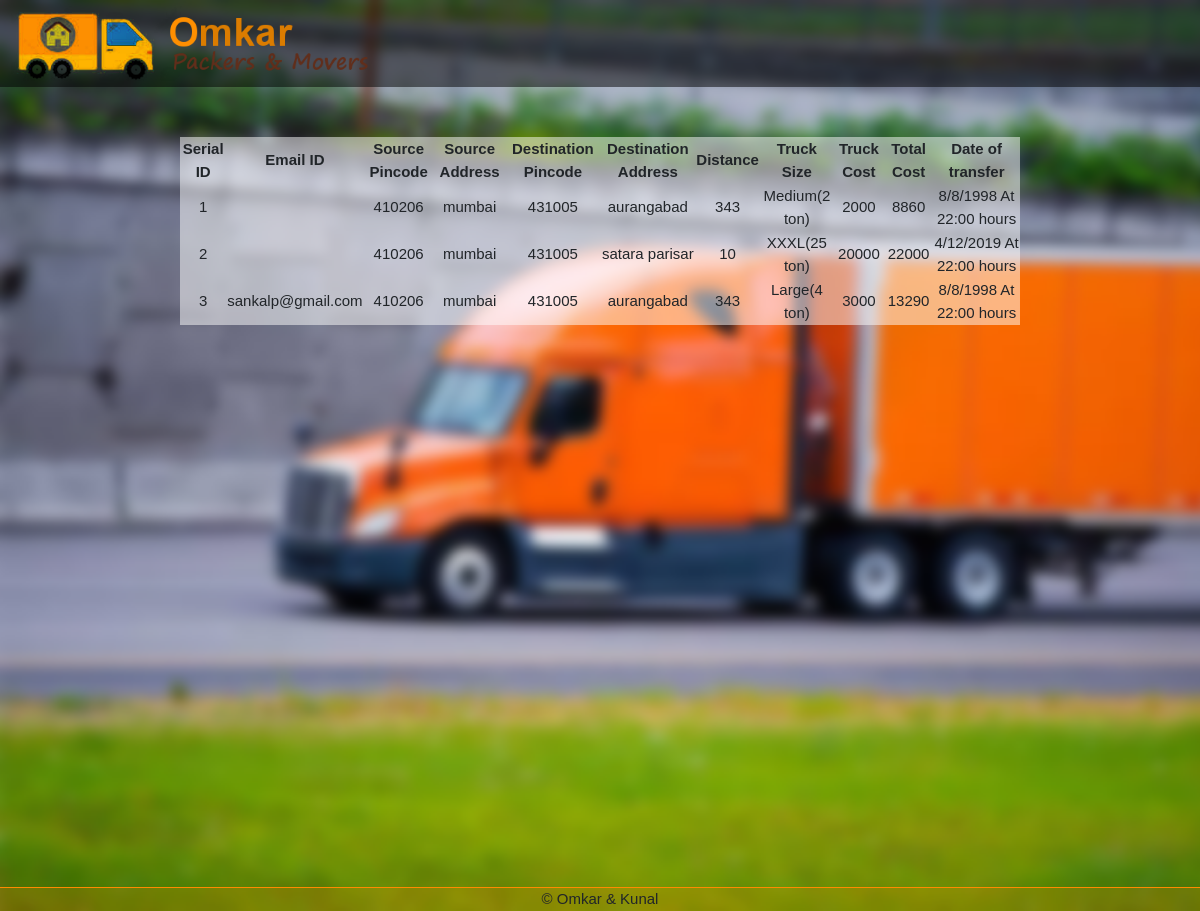
Screenshot of /users/profile/admin.php with the database file from the repository.
### tables this page shows
CREATE TABLE `bookings` (
  `serial_id` int(255) NOT NULL,
  `email` varchar(255) DEFAULT NULL,
  `src_pin` int(255) NOT NULL,
  `dst_pin` int(255) NOT NULL,
  `src_add` varchar(255) NOT NULL,
  `dst_add` varchar(255) NOT NULL,
  `distance` int(255) NOT NULL,
  `truck_size` varchar(255) NOT NULL,
  `truck_cost` int(255) NOT NULL,
  `total_cost` int(255) NOT NULL,
  `day` int(255) NOT NULL,
  `month` int(255) NOT NULL,
  `year` int(255) NOT NULL,
  `hours` int(255) NOT NULL
);

### users/profile/admin.php (the view, shortened to what this page needs)
<!DOCTYPE html>
<html>
	<head>
		<link rel="stylesheet" href="/plugins/bootstrap/css/bootstrap.min.css">
		<link rel="stylesheet" href="/plugins/w3/w3.css" />
		<link rel="stylesheet" href="plugins/custom/custom_style.css" />
	</head>
	<body onresize="" onload="afterload();">
		<header>
			<div class="header-cont">
				<a href="/index.php">
				<img src="resources/images/general/logo_transparent.png" height=75px>
				</a>
			</div>
		</header>
		<div class="c-container">
			<table>
				<tr>
					<th>Serial ID</th>
					<th>Email ID</th>
					<th>Source Pincode</th>
					<th>Source Address</th>
					<th>Destination Pincode</th>
					<th>Destination Address</th>
					<th>Distance</th>
					<th>Truck Size</th>
					<th>Truck Cost</th>
					<th>Total Cost</th>
					<th>Date of transfer</th>
				</tr>
				<?php
					require $_SERVER["DOCUMENT_ROOT"]."/includes/dbh.inc.php";
					$stmt = $conn->prepare("SELECT * FROM bookings");
					$stmt->execute();
					$result = $stmt->get_result();
					while($row = mysqli_fetch_assoc($result)){
						echo "<tr>";
						echo "<td>".$row['serial_id']."</td>";
						echo "<td>".$row['email']."</td>";
						echo "<td>".$row['src_pin']."</td>";
						echo "<td>".$row['src_add']."</td>";
						echo "<td>".$row['dst_pin']."</td>";
						echo "<td>".$row['dst_add']."</td>";
						echo "<td>".$row['distance']."</td>";
						echo "<td>".$row['truck_size']."</td>";
						echo "<td>".$row['truck_cost']."</td>";
						echo "<td>".$row['total_cost']."</td>";
						echo "<td>".$row['day']."/".$row['month']."/".$row['year']." At ".$row['hours'].":00 hours</td>";
						echo "</tr>";
					}
				?>
			</table>
		</div>
		<footer>
			&copy; Omkar & Kunal
		</footer>
	</body>
</html>

### rows the page displays
bookings: serial_id "1", src_pin "410206", src_add "mumbai", dst_pin "431005", dst_add "aurangabad", distance "343", truck_size "Medium(2 ton)", truck_cost "2000", total_cost "8860", day "8", month "8", year "1998", hours "22"
bookings: serial_id "2", src_pin "410206", src_add "mumbai", dst_pin "431005", dst_add "satara parisar", distance "10", truck_size "XXXL(25 ton)", truck_cost "20000", total_cost "22000", day "4", month "12", year "2019", hours "22"
bookings: serial_id "3", email "sankalp@gmail.com", src_pin "410206", src_add "mumbai", dst_pin "431005", dst_add "aurangabad", distance "343", truck_size "Large(4 ton)", truck_cost "3000", total_cost "13290", day "8", month "8", year "1998", hours "22"
